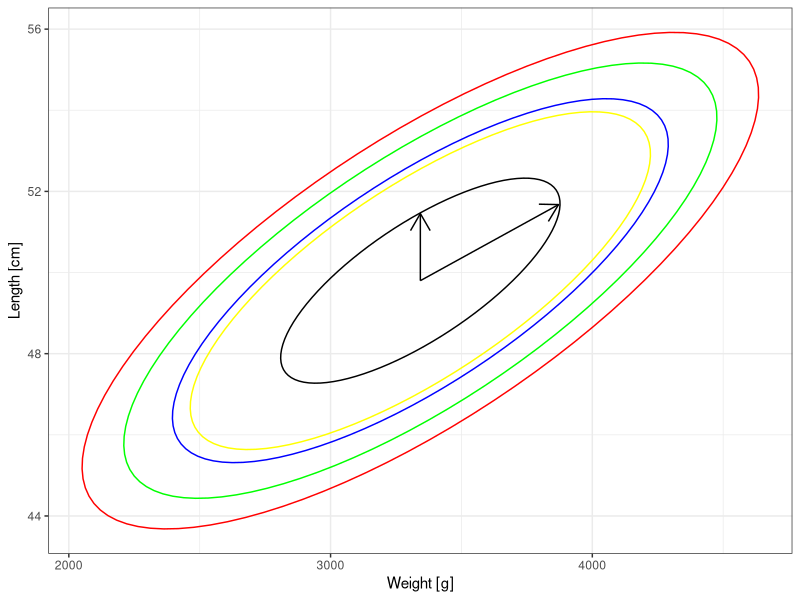
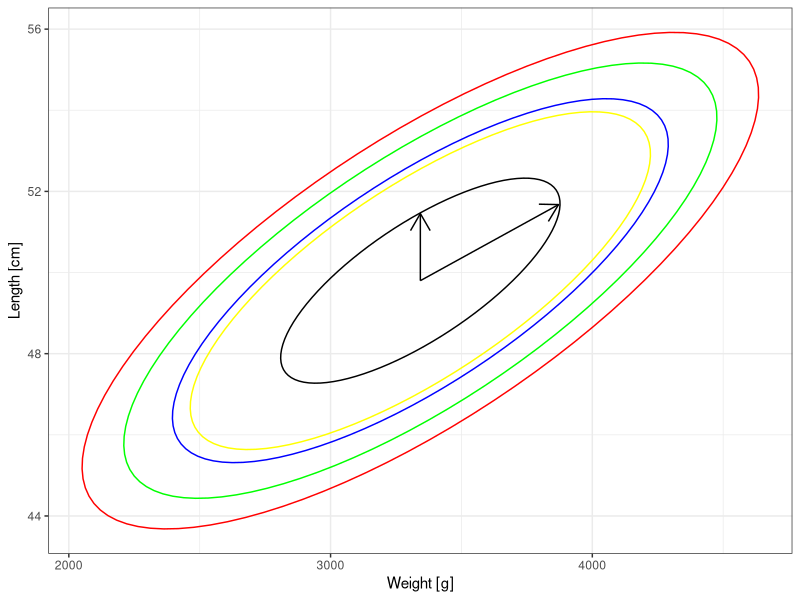

These charts were generated, in order, by the following R code:
install.packages("ggplot2")
library(ggplot2)
install.packages("ellipse")
library(ellipse)

covariance <- matrix(c(278784, 990, 990, 6.25), nrow = 2, ncol = 2)

means <- c(3343, 49.8)

# Calculate the eigenvalues and eigenvectors
result <- eigen(covariance)

# Extract the eigenvalues
eigenvalues <- result$values

# Extract the eigenvectors
eigenvectors <- result$vectors

# Print the results
cat("Eigenvalues:\n")
print(eigenvalues)

cat("\nEigenvectors:\n")
print(eigenvectors)

cat("\nEigenvectors multiplied by -1:\n")
print(-1*eigenvectors)

cat("\nEigenvectors multiplied by -1 and round:\n")
print(round(-1*eigenvectors, 5))

generate_ellipse_data <- function(covariance, means, level) {  
  # sigma: covariance matrix, mu: mean vector, level: probability 
  ellipse_data = ellipse(x = covariance, centre = means, level = level)
  ellipse_data = as.data.frame(ellipse_data)
  return(ellipse_data)
}

vectors_to_plot <- data.frame(
  x_center = c(means[1], means[1]),
  y_center = c(means[2], means[2]),
  x_end = c(means[1] + (-1)*sqrt(eigenvalues[1])*eigenvectors[1, 1], means[1] + (-1)*sqrt(eigenvalues[2])*eigenvectors[1, 2]),
  y_end = c(means[2] + (-1)*sqrt(eigenvalues[1])*eigenvectors[2, 1], means[2] + (-1)*sqrt(eigenvalues[2])*eigenvectors[2, 2])
)

ggplot() +
  geom_segment(
    data = vectors_to_plot, 
    aes(x = x_center, y = y_center, xend = x_end, yend = y_end),
    arrow = arrow(length = unit(0.5, "cm")))+
  geom_path(data = generate_ellipse_data(covariance, means, 0.95), aes(x = x, y = y), color='red') +
  geom_path(data = generate_ellipse_data(covariance, means, 0.9), aes(x = x, y = y), color='green') +
  geom_path(data = generate_ellipse_data(covariance, means, 0.8), aes(x = x, y = y), color='blue') +
  geom_path(data = generate_ellipse_data(covariance, means, 0.75), aes(x = x, y = y), color='yellow') +
  geom_path(data = generate_ellipse_data(covariance, means, 0.4), aes(x = x, y = y), color='black') +
  theme_bw() +
  labs(x = "Weight [g]", y = "Length [cm]")
ggsave("List 1/E3P3.png", width = 6, height = 4, units = "in")
